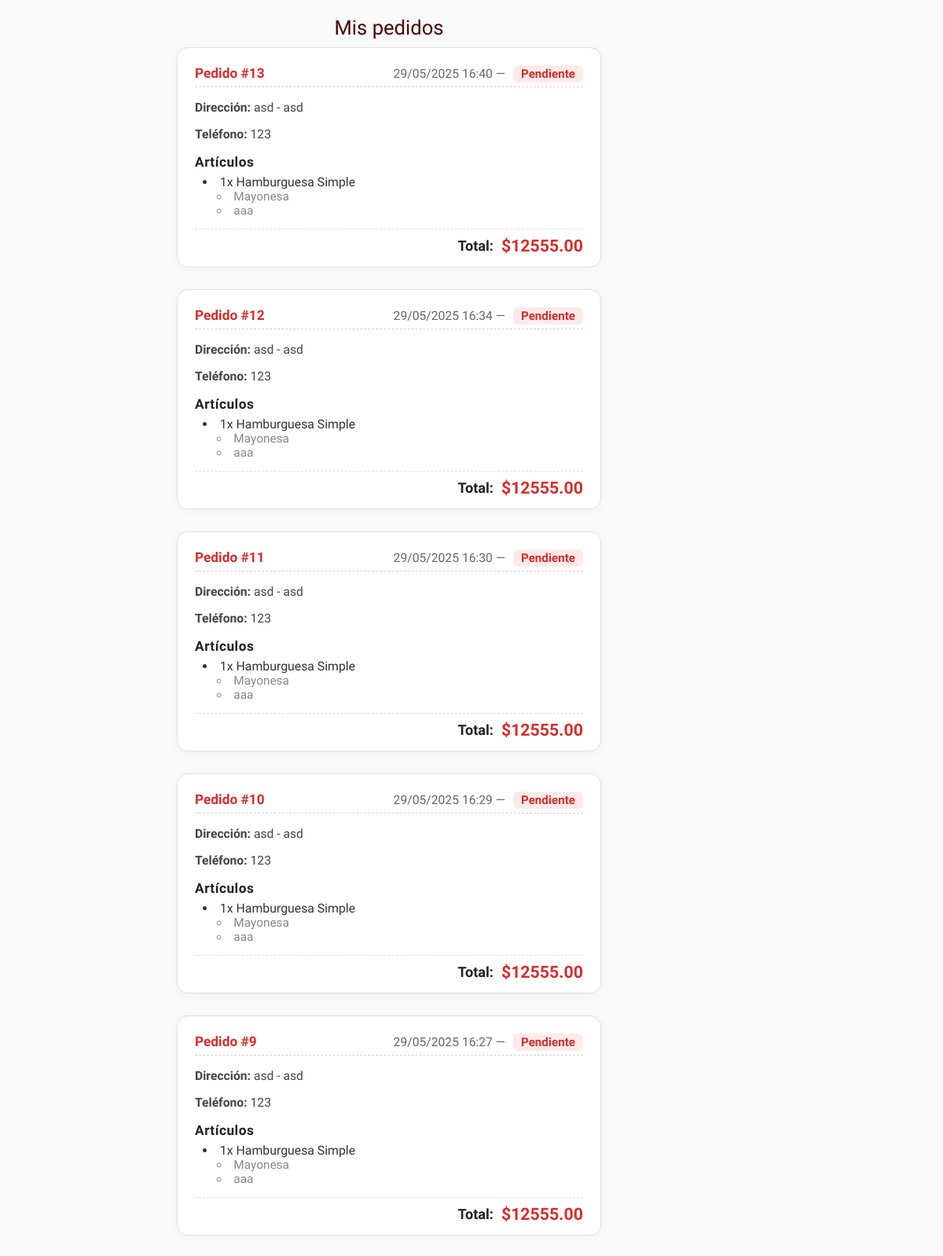
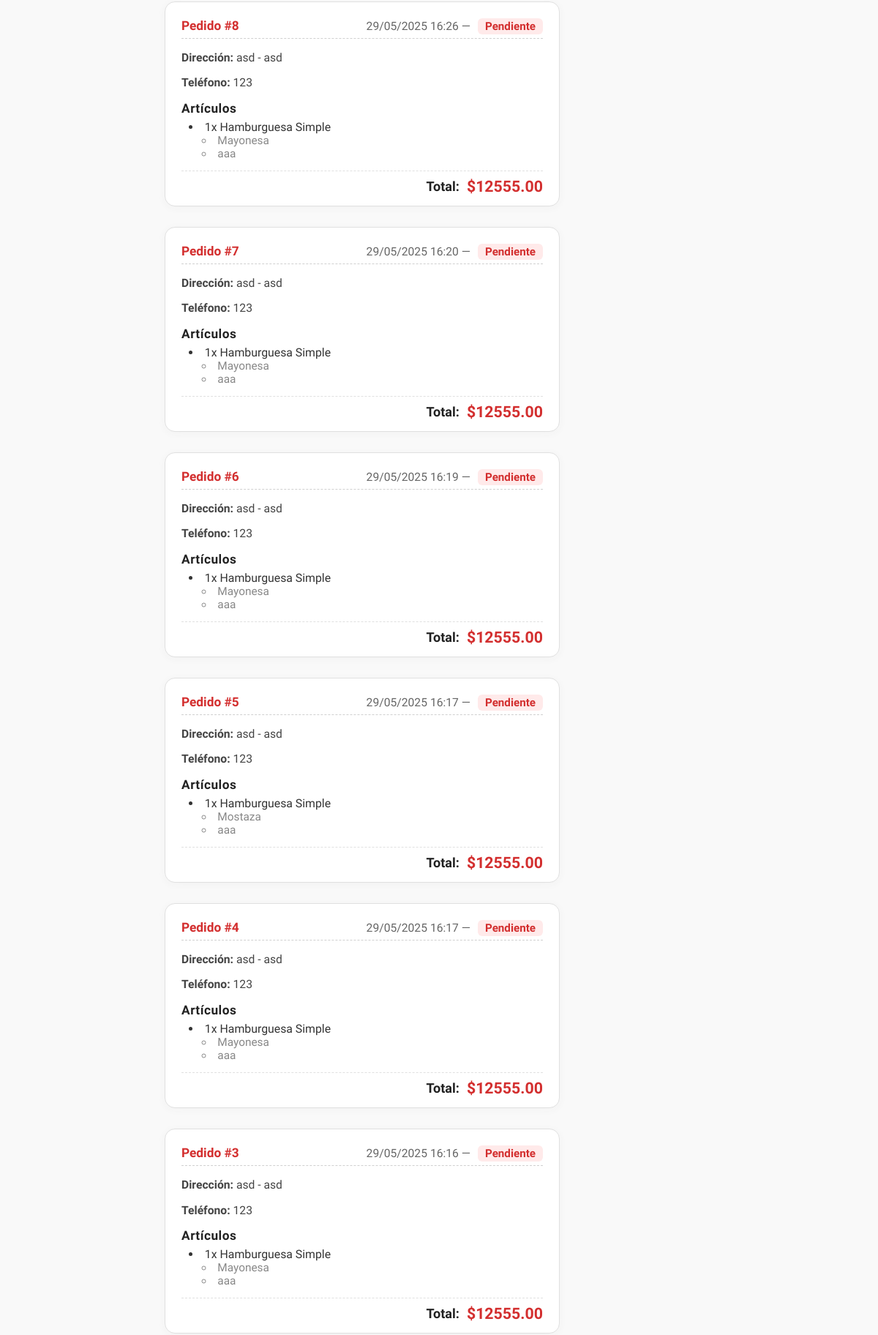
Screenshot of /mis-pedidos/ (signed in, upper part) with the database file from the repository (2 pictures, top to bottom).
### mi_app/models.py (models this page shows, shortened)
class Pedido(models.Model):
    ESTADOS = [
        ('pendiente', 'Pendiente'),
        ('proceso', 'En proceso'),
        ('listo', 'Listo para entregar'),
        ('entregado', 'Entregado'),
        ('cancelado', 'Cancelado'),
    ]
    cliente = models.ForeignKey(
        settings.AUTH_USER_MODEL,
        on_delete=models.CASCADE,
        related_name='pedidos',
        null=True, blank=True
    )
    cliente_nombre = models.CharField(max_length=100)
    cliente_direccion = models.CharField(max_length=200)
    cliente_telefono = models.CharField(max_length=20, blank=True)
    total = models.DecimalField(max_digits=10, decimal_places=2, default=0)
    estado = models.CharField(max_length=20, choices=ESTADOS, default='pendiente')
    fecha_creacion = models.DateTimeField(auto_now_add=True)

class PedidoProducto(models.Model):
    pedido = models.ForeignKey(Pedido, on_delete=models.CASCADE, related_name='items')
    producto = models.ForeignKey(Producto, on_delete=models.CASCADE)
    cantidad = models.PositiveIntegerField(default=1)
    opciones_seleccionadas = models.ManyToManyField(PersonalizacionOpcion, blank=True)
    nombre_producto = models.CharField(max_length=200)
    precio_producto = models.DecimalField(max_digits=10, decimal_places=2)

class Producto(models.Model):
    nombre = models.CharField(max_length=100)
    descripcion = models.TextField(blank=True)
    precio = models.DecimalField(max_digits=8, decimal_places=2)
    categoria = models.CharField(max_length=50)
    disponible = models.BooleanField(default=True)
    personalizable = models.BooleanField(default=False)
    campos_personalizacion = models.ManyToManyField('PersonalizacionCampo', blank=True, related_name='productos')
    imagen = models.ImageField(upload_to='productos/', blank=True, null=True)  # 👈 campo nuevo

class PersonalizacionOpcion(models.Model):
    campo = models.ForeignKey(PersonalizacionCampo, on_delete=models.CASCADE, related_name='opciones')
    nombre = models.CharField(max_length=100)
    precio_extra = models.DecimalField(max_digits=6, decimal_places=2, default=0)

### mi_app/views/pedidos.py (the view)
# urls.py: path('mis-pedidos/', views.mis_pedidos, name='mis_pedidos'),
@login_required
def mis_pedidos(request):
    pedidos = Pedido.objects.filter(cliente=request.user).order_by('-fecha_creacion')
    return render(request, 'cliente/mis_pedidos.html', {'pedidos': pedidos})

### mi_app/templates/cliente/mis_pedidos.html (shortened to what this page needs)
{% extends "base.html" %}
{% load static %}
{% block content %}
<h2>Mis pedidos</h2>
{% if pedidos %}
    <div class="recibos-lista">
        {% for pedido in pedidos %}
            <div class="recibo-pedido">
                <div class="recibo-header">
                    <span class="recibo-numero">Pedido #{{ pedido.id }}</span>
                    <span class="recibo-fecha-estado">
                        {{ pedido.fecha_creacion|date:"d/m/Y H:i" }} &mdash;
                        <span class="recibo-estado">{{ pedido.get_estado_display }}</span>
                    </span>
                </div>
                <div class="recibo-datos">
                    <p><strong>Dirección:</strong> {{ pedido.cliente_direccion }}</p>
                    <p><strong>Teléfono:</strong> {{ pedido.cliente_telefono }}</p>
                </div>
                <div class="recibo-articulos">
                    <h4>Artículos</h4>
                    <ul class="opciones-lista">
                        {% for item in pedido.items.all %}
                            <li>
                                {{ item.cantidad }}x {{ item.producto.nombre }}
                                {% if item.opciones_seleccionadas.all %}
                                    <ul>
                                        {% for op in item.opciones_seleccionadas.all %}
                                            <li>{{ op.nombre }}</li>
                                        {% endfor %}
                                    </ul>
                                {% endif %}
                            </li>
                        {% endfor %}
                    </ul>
                </div>
                <div class="recibo-total">
                    <span>Total:</span>
                    <span class="recibo-total-monto">${{ pedido.total }}</span>
                </div>
            </div>
        {% endfor %}
    </div>
{% else %}
    <div class="pedidos-vacio">
        <img src="{% static 'icons/pedidos.png' %}" alt="Sin pedidos" class="icono-pedidos-vacio" width="90" height="90">
        <p>No tienes pedidos realizados.</p>
    </div>
{% endif %}
{% endblock %}

### mi_app/static/css/base.css (style rules this page uses)
body, h1, h2, h3, h4, h5, h6, p, a, span, div, input, button, select, textarea { font-family: 'Jockey One', Arial, sans-serif !important; }
body { margin: 0; background-color: #f9f9f9; color: #333; padding: 0 !important;; }
p { font-family: 'Jockey One', Arial, sans-serif; }
h2 { font-size: 1.5em; font-weight: normal; }
body { padding-bottom: 60px; }
body { min-height: 100vh; display: flex; flex-direction: column; }

### mi_app/templates/cliente/mis_pedidos.html (style rules this page uses)
h2 { text-align: center; margin: 20px 0 10px; font-size: 1.6em; color: #4a0808; }
.recibos-lista { max-width: 540px; margin: 0 auto; display: flex; flex-direction: column; gap: 28px; padding-bottom: 20px; }
.recibo-pedido { background: #fff; border: 1.5px solid #e0e0e0; border-radius: 14px; box-shadow: 0 2px 12px rgba(80,80,80,0.04); padding: 22px 22px 14px 22px; font-family: 'Menlo', 'Consolas', monospace, Arial, sans-serif; position: relative; }
.recibo-header { display: flex; justify-content: space-between; align-items: center; border-bottom: 1.5px dashed #d0d0d0; padding-bottom: 7px; margin-bottom: 10px; }
.recibo-numero { font-weight: bold; color: #d32f2f; font-size: 1.08em; }
.recibo-fecha-estado { font-size: 0.98em; color: #666; }
.recibo-estado { background: #ffeaea; color: #d32f2f; border-radius: 6px; padding: 2px 10px; font-size: 0.97em; margin-left: 6px; font-weight: bold; }
.recibo-datos { margin-bottom: 10px; font-size: 0.98em; color: #444; }
.recibo-articulos h4 { margin: 10px 0 6px 0; font-size: 1.08em; color: #222; font-weight: bold; letter-spacing: 0.5px; }
.opciones-lista { margin: 0 0 0 10px; padding: 0; list-style: disc inside; font-size: 0.99em; }
.opciones-lista ul { margin: 0 0 0 18px; padding: 0; list-style: circle inside; font-size: 0.97em; color: #888; }
.recibo-total { display: flex; justify-content: flex-end; align-items: center; border-top: 1.5px dashed #e0e0e0; margin-top: 14px; padding-top: 8px; font-size: 1.13em; font-weight: bold; color: #222; }
.recibo-total-monto { color: #d32f2f; margin-left: 10px; font-size: 1.18em; }

### rows the page displays
Pedido: id "13", fecha_creacion "29/05/2025 16:40", estado "Pendiente", cliente_direccion "asd - asd", cliente_telefono "123", total "12555.00"
PedidoProducto: cantidad "1", producto.nombre "Hamburguesa Simple"
PersonalizacionOpcion: nombre "Mayonesa"
PersonalizacionOpcion: nombre "aaa"
Pedido: id "12", fecha_creacion "29/05/2025 16:34", estado "Pendiente", cliente_direccion "asd - asd", cliente_telefono "123", total "12555.00"
PedidoProducto: cantidad "1", producto.nombre "Hamburguesa Simple"
Pedido: id "11", fecha_creacion "29/05/2025 16:30", estado "Pendiente", cliente_direccion "asd - asd", cliente_telefono "123", total "12555.00"
PedidoProducto: cantidad "1", producto.nombre "Hamburguesa Simple"
Pedido: id "10", fecha_creacion "29/05/2025 16:29", estado "Pendiente", cliente_direccion "asd - asd", cliente_telefono "123", total "12555.00"
PedidoProducto: cantidad "1", producto.nombre "Hamburguesa Simple"
Pedido: id "9", fecha_creacion "29/05/2025 16:27", estado "Pendiente", cliente_direccion "asd - asd", cliente_telefono "123", total "12555.00"
PedidoProducto: cantidad "1", producto.nombre "Hamburguesa Simple"
Pedido: id "8", fecha_creacion "29/05/2025 16:26", estado "Pendiente", cliente_direccion "asd - asd", cliente_telefono "123", total "12555.00"
PedidoProducto: cantidad "1", producto.nombre "Hamburguesa Simple"
Pedido: id "7", fecha_creacion "29/05/2025 16:20", estado "Pendiente", cliente_direccion "asd - asd", cliente_telefono "123", total "12555.00"
PedidoProducto: cantidad "1", producto.nombre "Hamburguesa Simple"
Pedido: id "6", fecha_creacion "29/05/2025 16:19", estado "Pendiente", cliente_direccion "asd - asd", cliente_telefono "123", total "12555.00"
PedidoProducto: cantidad "1", producto.nombre "Hamburguesa Simple"
Pedido: id "5", fecha_creacion "29/05/2025 16:17", estado "Pendiente", cliente_direccion "asd - asd", cliente_telefono "123", total "12555.00"
PedidoProducto: cantidad "1", producto.nombre "Hamburguesa Simple"
PersonalizacionOpcion: nombre "Mostaza"
Pedido: id "4", fecha_creacion "29/05/2025 16:17", estado "Pendiente", cliente_direccion "asd - asd", cliente_telefono "123", total "12555.00"
PedidoProducto: cantidad "1", producto.nombre "Hamburguesa Simple"
Pedido: id "3", fecha_creacion "29/05/2025 16:16", estado "Pendiente", cliente_direccion "asd - asd", cliente_telefono "123", total "12555.00"
PedidoProducto: cantidad "1", producto.nombre "Hamburguesa Simple"
